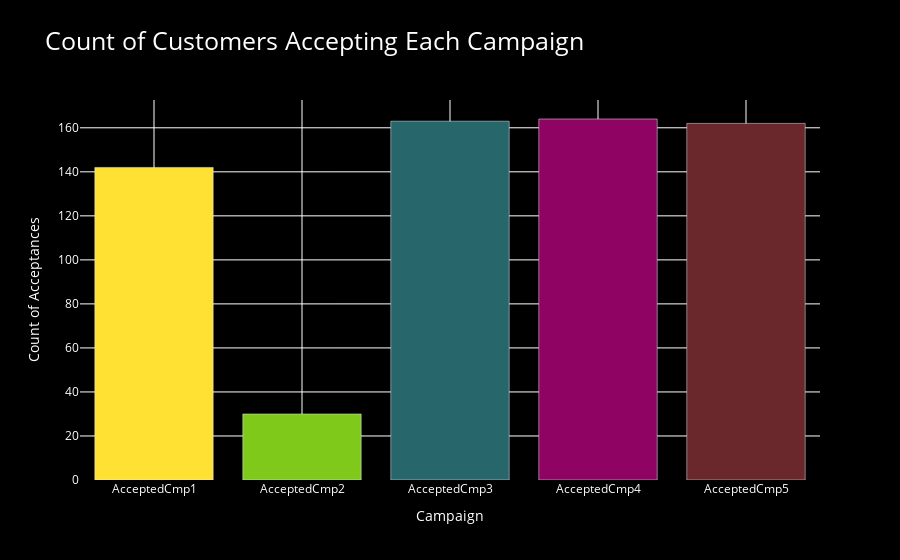

The code cell stored with this chart in its notebook:
### Code cell
fig = go.Figure()

fig.add_trace(
    go.Bar(x=counts['Campaign'], y=counts['Count of Acceptances'], marker=dict(color=['#FFE133', '#7EC919', '#27666A', '#8F0362', '#6A272C']))
)

fig.update_layout(
    title='Count of Customers Accepting Each Campaign',
    yaxis_title='Count of Acceptances',
    xaxis_title='Campaign',
    title_font_size=25,
    plot_bgcolor='black',
    paper_bgcolor='black',
    font=dict(color='white')
)

fig.update_xaxes(showgrid=True, gridwidth=1, gridcolor='white', zeroline=False)
fig.update_yaxes(showgrid=True, gridwidth=1, gridcolor='white', zeroline=False)

fig.show()

### Figure 1 — Plotly figure (JSON) as saved in the notebook; plotly's stock layout.template omitted (floating-point values rounded to 4 significant figures)
{"data": [{"marker": {"color": ["#FFE133", "#7EC919", "#27666A", "#8F0362", "#6A272C"]}, "type": "bar", "x": ["AcceptedCmp1", "AcceptedCmp2", "AcceptedCmp3", "AcceptedCmp4", "AcceptedCmp5"], "y": [142, 30, 163, 164, 162]}], "layout": {"autosize": true, "font": {"color": "white"}, "paper_bgcolor": "black", "plot_bgcolor": "black", "title": {"font": {"size": 25}, "text": "Count of Customers Accepting Each Campaign"}, "xaxis": {"autorange": true, "gridcolor": "white", "gridwidth": 1, "range": [-0.5, 4.5], "showgrid": true, "title": {"text": "Campaign"}, "type": "category", "zeroline": false}, "yaxis": {"autorange": true, "gridcolor": "white", "gridwidth": 1, "range": [0, 172.6], "showgrid": true, "title": {"text": "Count of Acceptances"}, "type": "linear", "zeroline": false}}}
